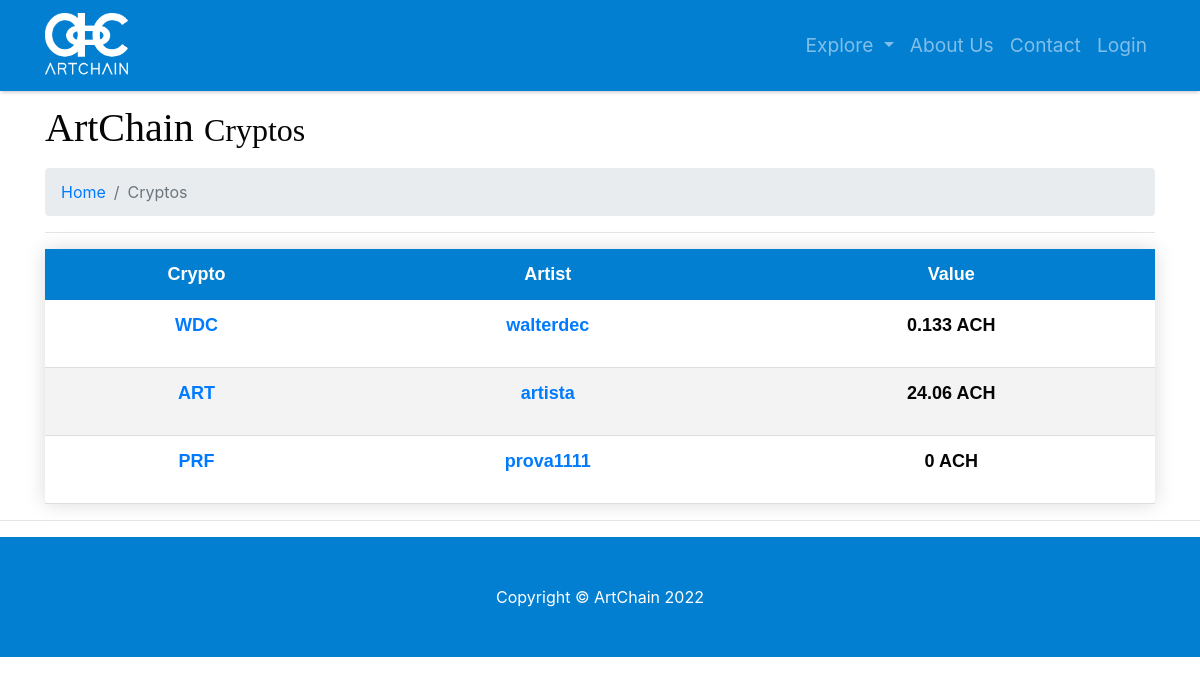
The app's page /explore-crypto, older data.
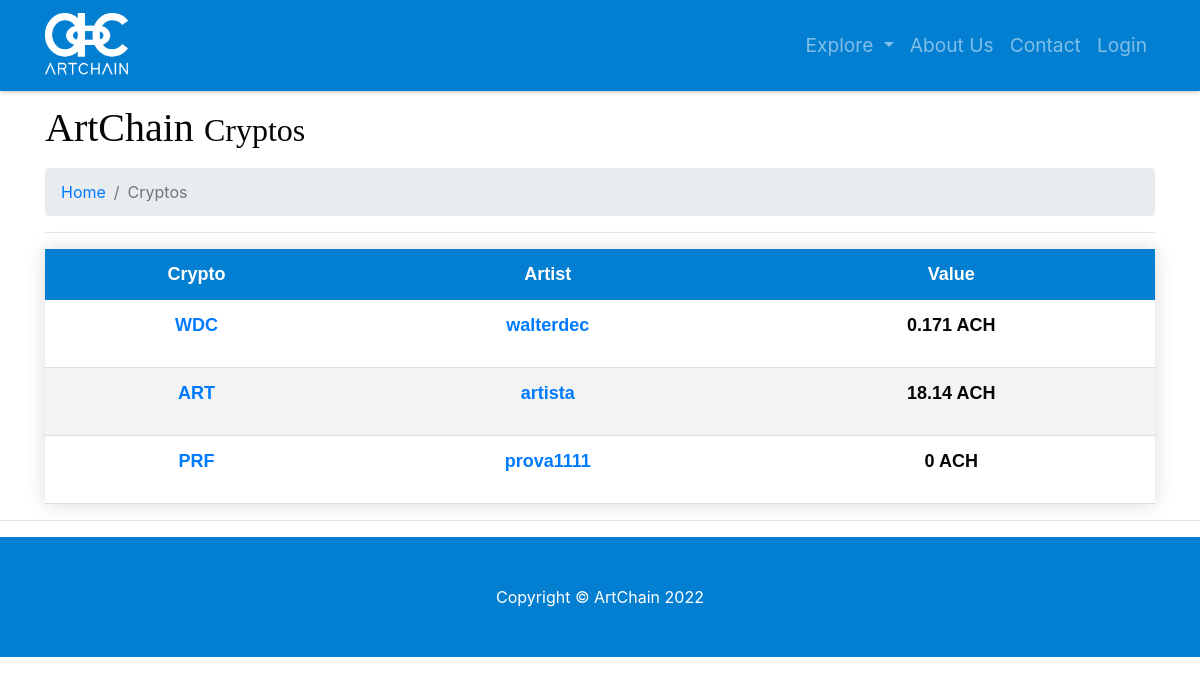
The same page, newer data.
### model.py (models this page shows)
class User(db.Model):
    __tablename__ = 'users'
    id = db.Column(db.Integer, unique=True, primary_key=True)
    username = db.Column(db.String(64), unique=True, index=True)
    password = db.Column(db.String(64))
    email = db.Column(db.String(64), unique=True)
    role_id = db.Column(db.Integer, db.ForeignKey('roles.id'))
    name = db.Column(db.String(64))
    surname = db.Column(db.String(64))
    category = db.Column(db.String(64), default=False)
    profile_pic_src = db.Column(db.String(64))
    insta = db.Column(db.Integer)
    instaname = db.Column(db.String(64))
    face = db.Column(db.Integer)
    facename = db.Column(db.String(64))
    twitter = db.Column(db.Integer)
    twittername = db.Column(db.String(64))
    yt = db.Column(db.Integer)
    ytname = db.Column(db.String(64))
    tiktok = db.Column(db.Integer)
    tiktokname = db.Column(db.String(64))
    twitch = db.Column(db.Integer)
    twitchname = db.Column(db.String(64))
    applemusic = db.Column(db.Integer)
    applemusicname = db.Column(db.String(64))
    spotify = db.Column(db.Integer)
    spotifyname = db.Column(db.String(64))
    soundcloud = db.Column(db.Integer)
    soundcloudname = db.Column(db.String(64))
    sales = db.Column(db.Integer)
    value = db.Column(db.Integer)

### app.py (the view)
@app.route('/explore-crypto', methods=['GET', 'POST'])
def explore_crypto():
    users_dictionary = {}
    cryptos_list = db.session.query(model.Crypto).all()
    ach = db.session.query(model.Crypto).filter_by(id=1).first()
    cryptos_list.remove(ach)
    for cryptocurrency in cryptos_list:
        users_dictionary[cryptocurrency.user_id] = (db.session.query(model.User).filter_by
                                                    (id=cryptocurrency.user_id).first())
    return render_template('explore-crypto.html', users_dictionary=users_dictionary, cryptos_list=cryptos_list)

### templates/explore-crypto.html (shortened to what this page needs)
{% include 'main-template.html' %}
{% block content %}
<head>
</head>
<div class="container">
   <h1 class="mt-4 mb-3">ArtChain
      <small>Cryptos</small>
   </h1>
   <ol class="breadcrumb">
      <li class="breadcrumb-item">
         <a href="/">Home</a>
      </li>
      <li class="breadcrumb-item active">Cryptos</li>
   </ol>
   <hr>
   <table class="styled-table">
      <thead>
         <tr>
            <th>Crypto</th>
            <th>Artist</th>
            <th>Value</th>
         </tr>
      </thead>
      <tbody>
         {% for crypto in cryptos_list %}
         {% if crypto.name == 'ACH' %}
         <tr class="mt-5">
            <th>
               <p>{{crypto.name}}</p>
            </th>
            <th>
               <p>{{users_dictionary.get(crypto.user_id).username}}</p>
            </th>
            <th>
               <p>{{users_dictionary.get(crypto.user_id).value}} ACH</p>
            </th>
         </tr>
         {% else %}
         <tr class="mt-5">
            <th>
               <p><a href="/item/crypto/{{crypto.name}}">{{crypto.name}}</a></p>
            </th>
            <th>
               <p><a href="profile/{{users_dictionary.get(crypto.user_id).username}}">
                  {{users_dictionary.get(crypto.user_id).username}}
                  </a>
               </p>
            </th>
            <th>
               <p>{{users_dictionary.get(crypto.user_id).value}} ACH</p>
            </th>
         </tr>
         {% endif %}
         {% endfor %}
      </tbody>
   </table>
</div>
<hr>
{% endblock content %}
{% include 'footer.html' %}

Row changes from the older to the newer data that the page shows:
changed User "walterdec": get "0.133" → "0.171"
changed User "artista": get "24.06" → "18.14"
